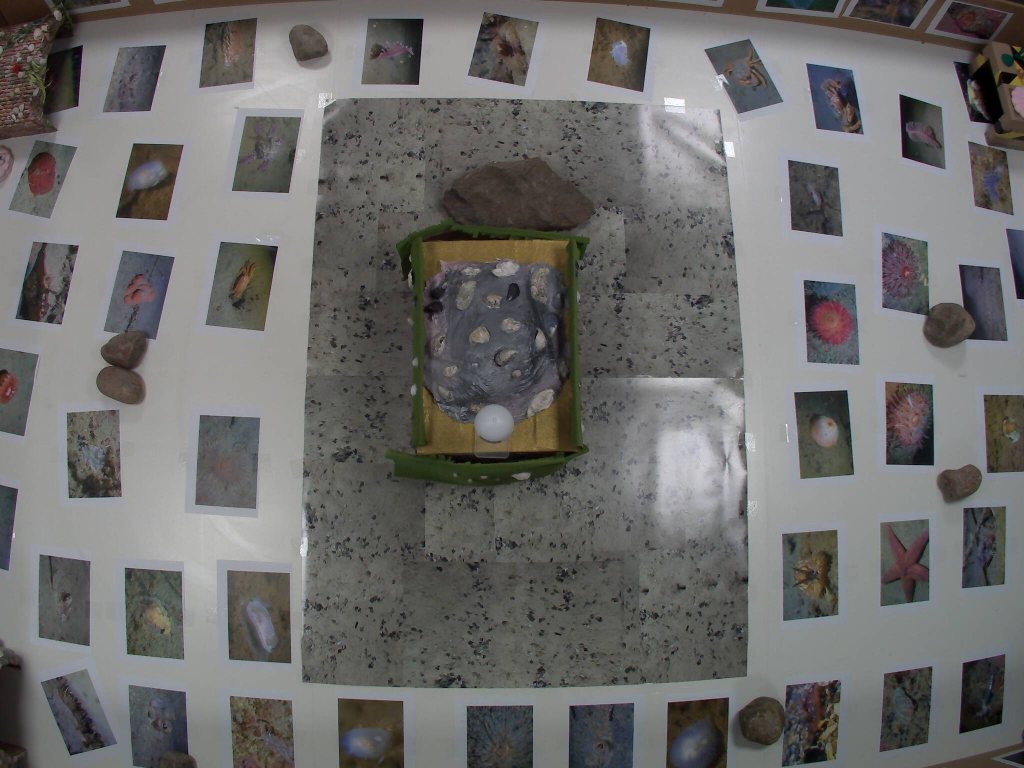
#> input picture snapshot_raw.png, 2048 x 1536 px (shown at 1/2 size)
$ python -i overlay.py   (imports and definitions only)   (older library calls are emulated)
#> lines starting #> are read from the running program, lines starting #| are printed output that depends on the picture
#!/usr/bin/env python3
"""
GPSOverlay - Standalone coordinate transformation API

Transforms GPS server coordinates (2048x1536) to:
- Rectified canvas coordinates
- Grid cell positions (dynamically configured)
- Real-world coordinates (mm)

Also provides image transformation:
- Transform raw GPS images to rectified top-down view with optional grid overlay

This is a standalone API that can be exported and used independently.

Usage:
    from overlay import GPSOverlay
    overlay = GPSOverlay("gps_overlay.json")

    # Transform GPS coordinates
    cell = overlay.get_grid_cell(50, 50)
    real_pos = overlay.get_real_coords(50, 50)
    grid_map = overlay.get_grid_map()

    # Transform images (requires opencv-python and numpy)
    import cv2
    rectified = overlay.transform_image("GPS-Real.png", show_grid=True)
    cv2.imwrite("rectified.png", rectified)
"""

import json
import math
import os
from typing import Dict, List, Tuple


class GPSOverlay:
    """
    Standalone GPS coordinate transformation API

    Loads calibration data from a single JSON file and provides
    simple functions to transform GPS server coordinates.
    """

    def __init__(self, json_path: str = None):
        """
        Initialize the GPSOverlay API by loading calibration data.

        Args:
            json_path: Path to gps_overlay.json file. If None, looks for
                      gps_overlay.json in the same directory as this script.

        Example:
            # Load from default location (same directory)
            overlay = GPSOverlay()

            # Load from custom path
            overlay = GPSOverlay("path/to/gps_overlay.json")
        """
        if json_path is None:
            # Auto-detect: look for gps_overlay.json in the same directory as this script
            # This makes it easy to copy both files together
            script_dir = os.path.dirname(os.path.abspath(__file__))
            json_path = os.path.join(script_dir, "gps_overlay.json")

        # Load the calibration JSON file
        with open(json_path, 'r', encoding='utf-8') as f:
#> (reads gps_overlay.json from the repository)
            self.data = json.load(f)["gps_overlay"]

        # Image sizes:
        # - calib_size: Original calibration image size (e.g., 1206x906)
        # - server_size: GPS server image size (typically 2048x1536)
        # - corrected_size: Size of fisheye-corrected image (with margins)
        # - margin_pixels: Margin added around image during fisheye correction
        self.calib_size = tuple(self.data["calibration_size"])
        self.server_size = tuple(self.data["server_size"])
        self.margin_pixels = self.data.get("margin_pixels", 200)  # Default to 200 if not present
        corrected_size = self.data.get("corrected_size", None)
        if corrected_size is None:
            # Calculate from calib_size + margins if not present (backward compatibility)
            self.corrected_size = (self.calib_size[0] + 2 * self.margin_pixels,
                                   self.calib_size[1] + 2 * self.margin_pixels)
        else:
            self.corrected_size = tuple(corrected_size)

        # ===== Transformation Matrix =====
        # Homography matrix that transforms from corrected (fisheye-removed) space
        # to rectified (top-down) canvas space
        # This is a 3x3 matrix that performs perspective transformation
        self.homography = self.data["homography"]

        # ===== Arena Bounds =====
        # The rectangular bounds of the arena in rectified canvas coordinates
        # Format: {"left": float, "top": float, "right": float, "bottom": float}
        # These define the area where the grid is placed
        self.arena_bounds = self.data["arena_bounds"]

        # ===== Grid Configuration =====
        # Grid dimensions and cell size (dynamically loaded from Tool 4)
        # - grid_cols: Number of columns in the grid (e.g., 14)
        # - grid_rows: Number of rows in the grid (e.g., 9)
        # - cell_size_px: Size of each cell in pixels {"x": float, "y": float}
        self.grid_cols = self.data["grid"]["cols"]
        self.grid_rows = self.data["grid"]["rows"]
        self.cell_size_px = self.data["grid"]["cell_size_px"]

        # ===== Real-World Calibration =====
        # Optional: Converts pixels to millimeters (only if Tool 6 was run)
        # - mm_per_pixel_x: Millimeters per pixel in X direction
        # - mm_per_pixel_y: Millimeters per pixel in Y direction
        self.real_world_available = "real_world" in self.data
        if self.real_world_available:
            self.mm_per_pixel_x = self.data["real_world"]["mm_per_pixel_x"]
            self.mm_per_pixel_y = self.data["real_world"]["mm_per_pixel_y"]
        else:
            # Real-world calibration not available - set to None
            self.mm_per_pixel_x = self.mm_per_pixel_y = None

    # [414 lines left out: functions map_coords, get_grid_cell, get_grid_cell_with_height_offset, get_grid_cell_from_rectified, get_real_coords, get_grid_map, not called in this run]

    def transform_image(self, image_path: str, show_grid: bool = True) -> Tuple['np.ndarray', Dict[str, int]]:
        """
        Transform a raw GPS image to rectified view with optional grid overlay.

        This function takes a raw GPS camera image (like GPS-Real.png) and applies:
        1. Fisheye distortion correction
        2. Perspective transformation (homography) to get top-down rectified view
        3. Optional grid overlay matching the calibration settings

        Requires: OpenCV (cv2) and NumPy (numpy) - install with: pip install opencv-python numpy

        Args:
            image_path: Path to the input GPS image file
            show_grid: If True, draws the grid overlay on the rectified image

        Returns:
            Tuple of:
            - NumPy array (BGR image) of the rectified image, ready to save or display.
              Shape: (height, width, 3) with dtype uint8
            - Dictionary with offset information:
              {
                  "offset_x": int,  # X offset to convert image pixel to canvas coordinate
                  "offset_y": int   # Y offset to convert image pixel to canvas coordinate
              }
              To convert a click coordinate (x_img, y_img) to canvas space:
              x_canvas = x_img + offset_x
              y_canvas = y_img + offset_y

        Raises:
            ImportError: If OpenCV or NumPy are not installed
            FileNotFoundError: If image_path doesn't exist
            ValueError: If image cannot be loaded

        Example:
            import cv2
            from overlay import GPSOverlay

            overlay = GPSOverlay()

            # Transform image with grid
            rectified, offset = overlay.transform_image("GPS-Real.png", show_grid=True)

            # Handle click on transformed image
            def on_click(event, x_img, y_img, flags, param):
                if event == cv2.EVENT_LBUTTONDOWN:
                    # Convert image pixel to canvas coordinate
                    x_canvas = x_img + offset["offset_x"]
                    y_canvas = y_img + offset["offset_y"]

                    # Get grid cell
                    cell = overlay.get_grid_cell_from_rectified(x_canvas, y_canvas)
                    if cell["in_bounds"]:
                        print(f"Clicked cell: ({cell['col']}, {cell['row']})")

            cv2.imshow("Rectified", rectified)
            cv2.setMouseCallback("Rectified", on_click)
            cv2.waitKey(0)
        """
#> called with image_path = 'snapshot_raw.png', show_grid = True
        try:
            import cv2
            import numpy as np
        except ImportError as e:
            raise ImportError(
                "transform_image() requires OpenCV and NumPy. "
                "Install with: pip install opencv-python numpy"
            ) from e

        # Load input image
        image = cv2.imread(image_path)
#> image is the input picture: shape (1536, 2048, 3); mean B, G, R 107.8, 109.1, 109.8
        if image is None:
            raise ValueError(f"Could not load image: {image_path}")

        h, w = image.shape[:2]
#> h = 1536; w = 2048

        # Step 1: Apply fisheye correction
        # Convert calibration data to numpy arrays
        camera_matrix = np.array(self.data["camera_matrix"], dtype=np.float32)
        dist_coeffs = np.array(self.data["distortion_coeffs"], dtype=np.float32)

        # Scale image to calibration resolution if needed
        if (w, h) != self.calib_size:
            scale_x = self.calib_size[0] / w
            scale_y = self.calib_size[1] / h
            image_scaled = cv2.resize(image, self.calib_size, interpolation=cv2.INTER_LINEAR)
        else:
            image_scaled = image
            scale_x = scale_y = 1.0

        # Create new camera matrix for expanded output (with margins)
        margin = self.margin_pixels
        expanded_size = self.corrected_size
        new_camera_matrix = camera_matrix.copy()
        new_camera_matrix[0, 2] += margin  # cx offset
        new_camera_matrix[1, 2] += margin  # cy offset

        # Reduce focal length slightly to show more area (same as Tool 1/7/9)
        scale_factor = self.data.get("scale_factor", 0.8)  # Read from JSON (same as map_coords)
        new_camera_matrix[0, 0] *= scale_factor  # fx
        new_camera_matrix[1, 1] *= scale_factor  # fy

        # Create undistortion maps for expanded size
        map1, map2 = cv2.fisheye.initUndistortRectifyMap(
            camera_matrix, dist_coeffs, np.eye(3), new_camera_matrix,
            expanded_size, cv2.CV_16SC2
        )

        # Apply fisheye correction
        corrected_image = cv2.remap(image_scaled, map1, map2, cv2.INTER_LINEAR)
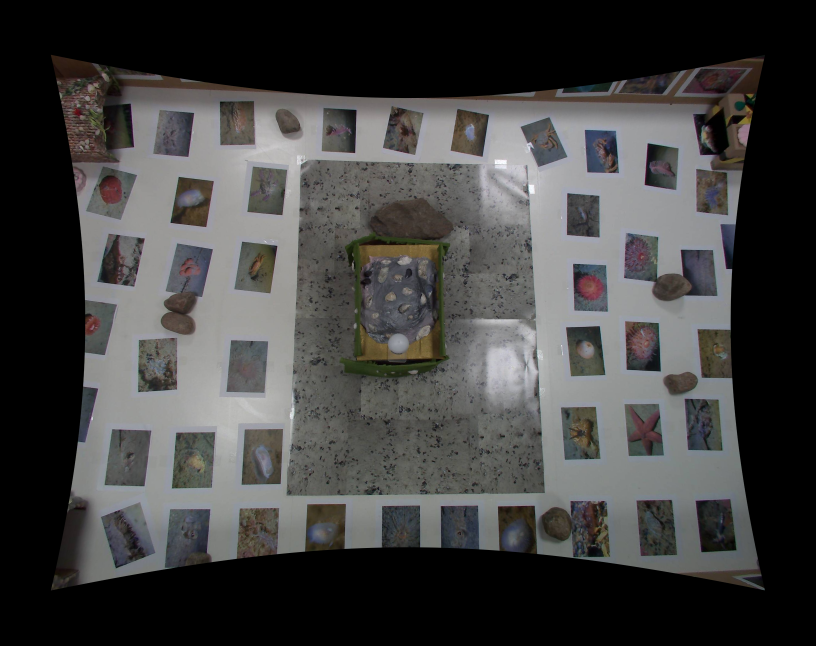
#> corrected_image: shape (1936, 2448, 3) (shown at 1/3 size); mean B, G, R 65.1, 65.8, 66.2

        # Step 2: Apply homography transformation to get rectified view
        # The stored homography (homography_image_to_world_canvas) already includes
        # the translation to canvas space, so we use it directly without applying
        # another translation. This ensures coordinates match map_coords().
        h_matrix = np.array(self.homography, dtype=np.float32)

        # Calculate warp bounds to determine output canvas size
        # The homography produces coordinates in canvas space (may include negative values)
        corr_h, corr_w = corrected_image.shape[:2]
#> corr_h = 1936; corr_w = 2448
        corners = np.array([
            [0, 0],
            [corr_w - 1, 0],
            [corr_w - 1, corr_h - 1],
            [0, corr_h - 1]
        ], dtype=np.float32)

        # Transform corners to rectified canvas space (homography already has translation)
        corners_h = cv2.perspectiveTransform(corners.reshape(-1, 1, 2), h_matrix).reshape(-1, 2)
        min_x = int(np.floor(corners_h[:, 0].min()))
#> min_x = 0
        max_x = int(np.ceil(corners_h[:, 0].max()))
#> max_x = 2852
        min_y = int(np.floor(corners_h[:, 1].min()))
#> min_y = 0
        max_y = int(np.ceil(corners_h[:, 1].max()))
#> max_y = 2152

        # Add padding
        padding = 50
        min_x -= padding
#> min_x = -50
        min_y -= padding
#> min_y = -50
        max_x += padding
#> max_x = 2902
        max_y += padding
#> max_y = 2202

        # Translate homography so output starts at (0,0) for display
        # This translation is ONLY for the output image, not for coordinate calculations
        translation = np.array([[1.0, 0.0, -min_x],
                                [0.0, 1.0, -min_y],
                                [0.0, 0.0, 1.0]], dtype=np.float32)
#> translation = [[1, 0, 50], [0, 1, 50], [0, 0, 1]]
        h_matrix_canvas = translation @ h_matrix

        # Calculate output canvas size
        out_w = int(max_x - min_x)
        out_h = int(max_y - min_y)

        # Warp the corrected image to rectified space
        rectified_image = cv2.warpPerspective(
            corrected_image, h_matrix_canvas, (out_w, out_h),
            flags=cv2.INTER_LINEAR,
            borderMode=cv2.BORDER_CONSTANT,
            borderValue=(0, 0, 0)
        )
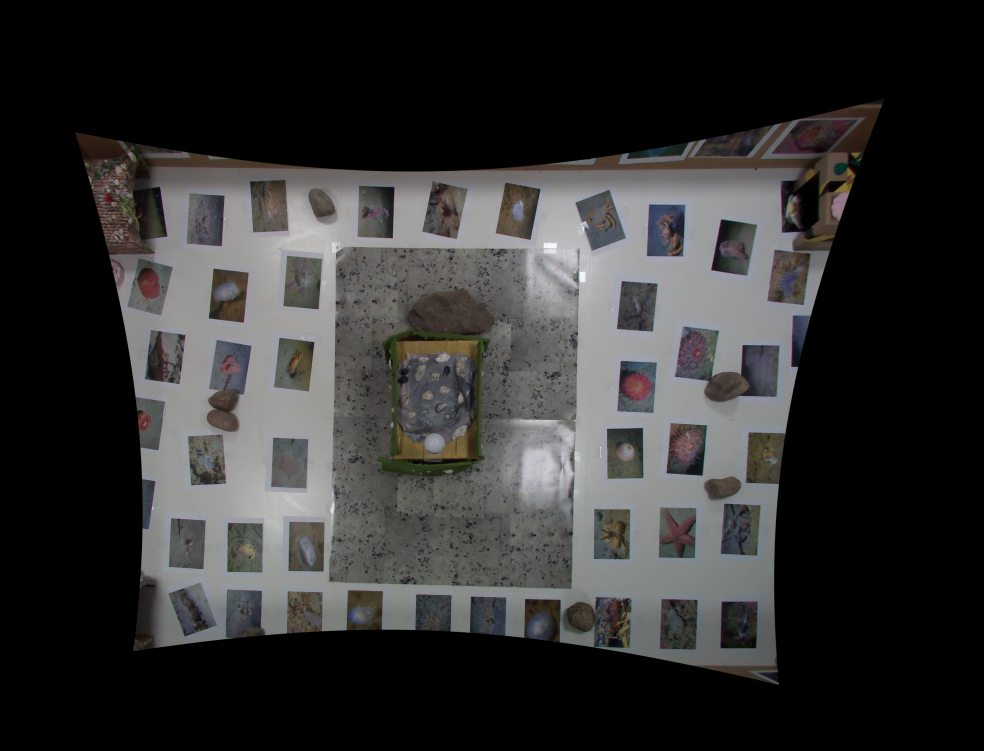
#> rectified_image: shape (2252, 2952, 3) (shown at 1/3 size); mean B, G, R 48.6, 49.1, 49.6

        # Step 3: Optionally add grid overlay
        if show_grid:
            # Arena bounds are in the original canvas coordinate space (from map_coords)
            # We need to translate them to the output image coordinates
            left, top = self.arena_bounds["left"], self.arena_bounds["top"]
            right, bottom = self.arena_bounds["right"], self.arena_bounds["bottom"]

            # Translate bounds to output canvas coordinates (accounting for the display translation)
            grid_left = int(left - min_x)
            grid_top = int(top - min_y)
            grid_right = int(right - min_x)
            grid_bottom = int(bottom - min_y)

            # Draw grid lines
            cols = self.grid_cols
            rows = self.grid_rows

            # Vertical lines
            for i in range(cols + 1):
                x = int(grid_left + (i * (grid_right - grid_left) / cols))
                x = max(0, min(out_w - 1, x))
                cv2.line(rectified_image, (x, grid_top), (x, grid_bottom),
                        (0, 0, 255), 1, cv2.LINE_AA)
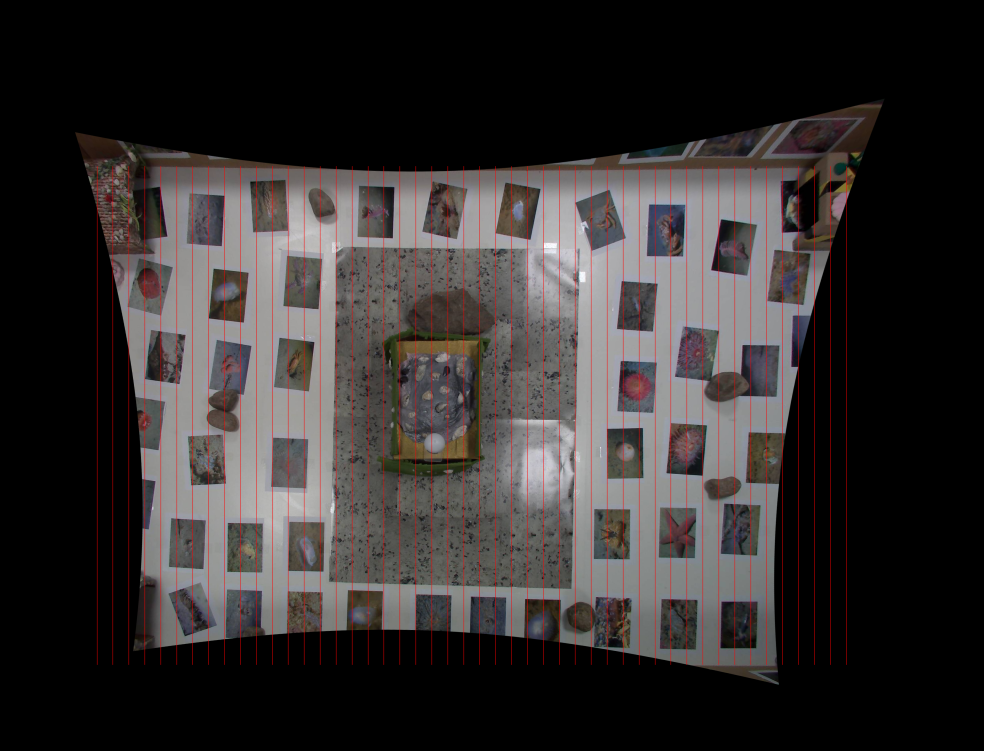
#> rectified_image: shape (2252, 2952, 3) (shown at 1/3 size); mean B, G, R 47.3, 47.7, 51.9

            # Horizontal lines
            for j in range(rows + 1):
                y = int(grid_top + (j * (grid_bottom - grid_top) / rows))
                y = max(0, min(out_h - 1, y))
                cv2.line(rectified_image, (grid_left, y), (grid_right, y),
                        (0, 0, 255), 1, cv2.LINE_AA)
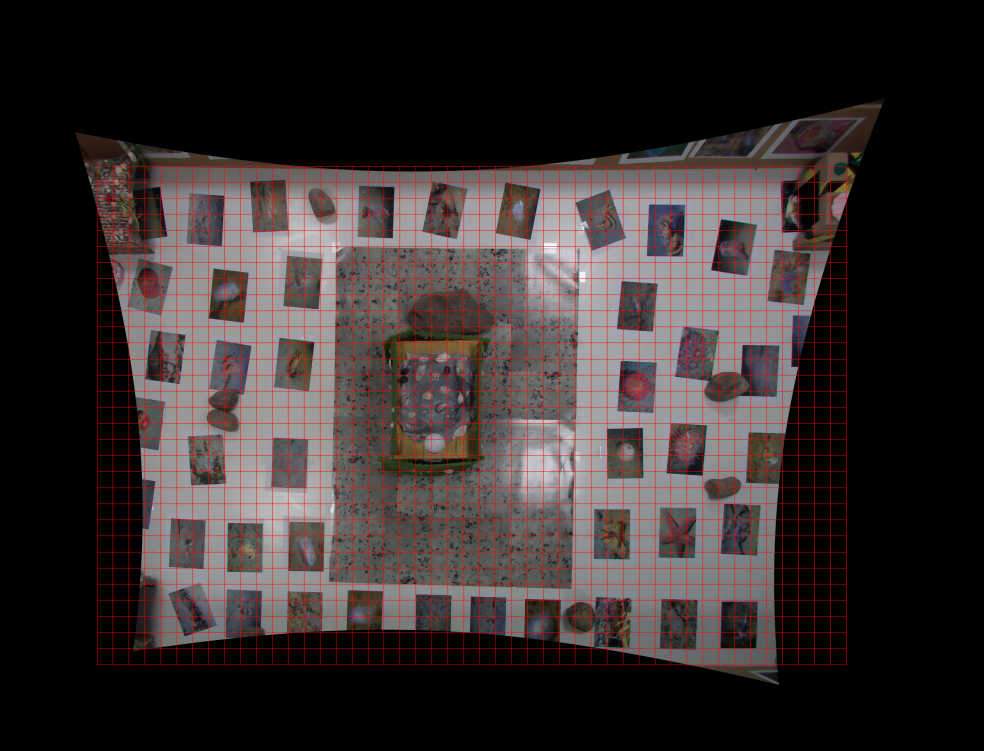
#> rectified_image: shape (2252, 2952, 3) (shown at 1/3 size); mean B, G, R 46, 46.4, 54.2

        # Return image and offset information for coordinate conversion
        offset_info = {
            "offset_x": min_x,
            "offset_y": min_y
        }

        return rectified_image, offset_info

>>> result = GPSOverlay().transform_image('snapshot_raw.png')
